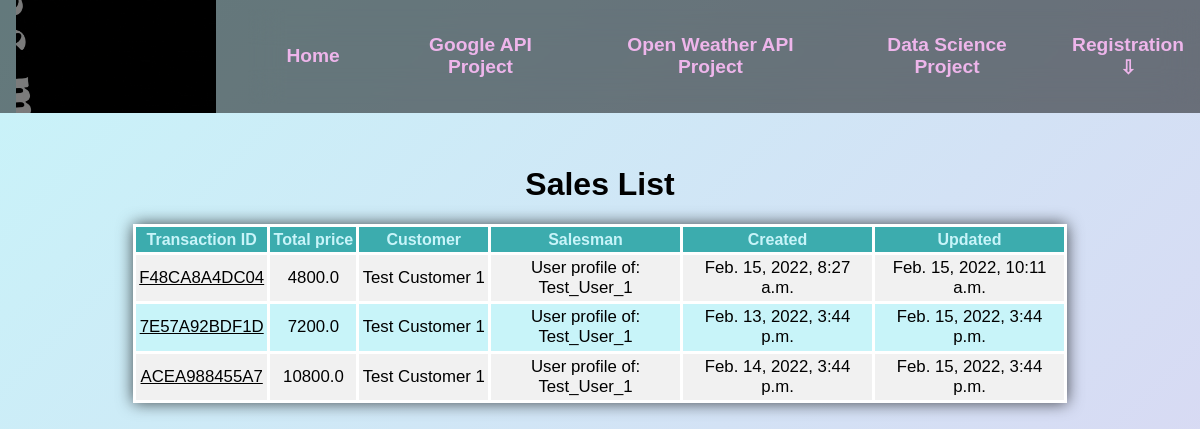
The page /datascience/sales_list/ on the database as committed earlier.
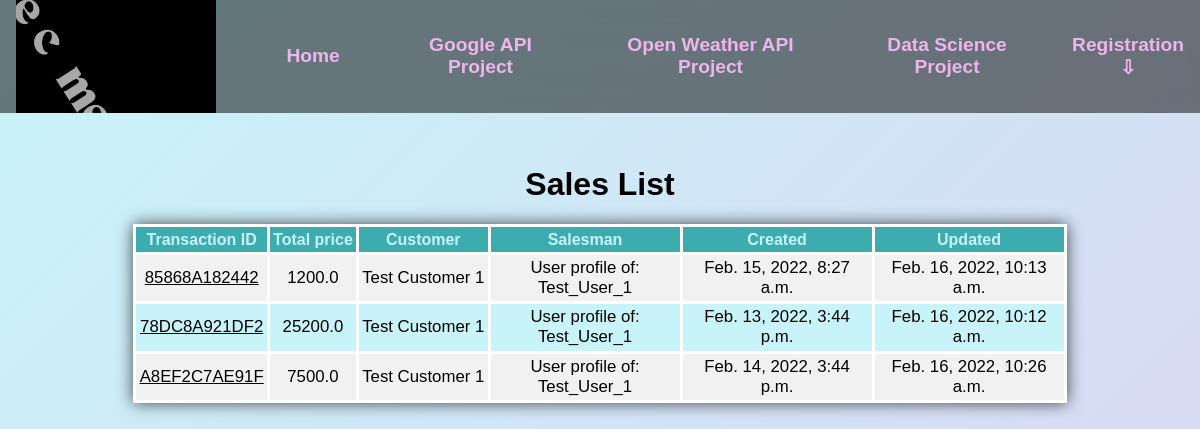
The same page on the database as committed later.
### datascience/models.py (models this page shows, shortened)
class Sale(models.Model):
    transaction_id = models.CharField(max_length=12, blank=True) # we will create a function to generate it automaticly
    positions = models.ManyToManyField(Position) # the list of positions that we are including in the sale object
    total_price = models.FloatField(blank=True, null=True)
    customer = models.ForeignKey(Customer, on_delete=models.CASCADE)
    salesman = models.ForeignKey(UserProfile, on_delete=models.CASCADE)
    created = models.DateTimeField(blank=True, null=True) # blank=True, null=True in order to see them in Django admin
    updated = models.DateTimeField(auto_now=True)
    def get_absolute_url(self):
        return reverse("datascience:sale_details", kwargs={"pk": self.pk})

class Customer(models.Model):
    name = models.CharField(max_length=100)
    def __str__(self) -> str:
        return str(self.name)

### registration/models.py (models this page shows)
class UserProfile(models.Model):
    created_at = models.DateTimeField(auto_now_add=True)
    updated_at = models.DateTimeField(auto_now=True)
    user = models.OneToOneField(User, on_delete=models.CASCADE)
    address = models.CharField(max_length=120, null=True, blank=True)
    town = models.CharField(max_length=60, null=True, blank=True)
    county = models.CharField(max_length=60, null=True, blank=True)
    postal_code = models.CharField(max_length=8, null=True, blank=True)
    country = models.CharField(max_length=60, null=True, blank=True)
    longitude = models.CharField(max_length=50, null=True, blank=True)
    latitude = models.CharField(max_length=50, null=True, blank=True)
    recaptcha_score = models.FloatField(default=0.0)
    has_profile = models.BooleanField(default=False)
    is_active = models.BooleanField(default=True)
    def __str__(self) -> str:
        return f"User profile of: {self.user.username}"

### datascience/views.py (the view)
# urls.py: path("sales_list/", views.SaleListView.as_view(), name="sales_list"),
class SaleListView(ListView):
    model = Sale
    template_name = "datascience/sales/sales_list.html"

### templates/datascience/sales/sales_list.html
{% extends 'base.html' %}
{% load static %}
{% block content %}
<div class="align-center">
    <h1>Sales List</h1>
    <table>
        <thead>
            <tr>
                <th>Transaction ID</th>
                <th>Total price</th>
                <th>Customer</th>
                <th>Salesman</th>
                <th>Created</th>
                <th>Updated</th>
            </tr>
        </thead>
        <tbody>
            {% for obj in object_list %}
            <tr>
                <td><a href="{{obj.get_absolute_url}}">{{obj.transaction_id}}</a></td>
                <td>{{obj.total_price}}</td>
                <td>{{obj.customer}}</td>
                <td>{{obj.salesman}}</td>
                <td>{{obj.created}}</td>
                <td>{{obj.updated}}</td>
            </tr>
            {% endfor %}
        </tbody>
    </table>
</div>
{% endblock %}

### templates/base.html (shortened to what this page needs)
{% load static %}
<!DOCTYPE html>
<html>
  <head>
      <link rel="stylesheet" href="{% static 'css/main.css' %}"/>
      <link rel="stylesheet" href="{% static 'css/registration.css' %}"/>
      <link rel="stylesheet" href="{% static 'css/standard_buttons.css' %}">
      <link rel="stylesheet" href="https://pro.fontawesome.com/releases/v5.10.0/css/all.css"
/>
      <link rel="stylesheet" href="{% static 'css/google_fonts.css' %}">
      <link rel="stylesheet" id="themeStylesheetLink" href="{% static 'css/themes/default.css' %}">
    <link rel="stylesheet"
          href="https://cdnjs.cloudflare.com/ajax/libs/toastr.js/latest/toastr.css"
 />
    <link rel="stylesheet" href="https://unpkg.com/dropzone@5/dist/min/dropzone.min.css" type="text/css" />
  </head>
  <body>
    {% include 'partials/nav.html' %}
    <div>
      {% block content %}
      {% endblock %}
    </div>
  </body>
</html>

### templates/partials/nav.html (shortened to what this page needs)
{% load static %}
<div class="primary-header flex">
  <div>
    <a href="{% url 'homepage' %}">
      <img src="{% static 'homepage/logo.gif' %}" alt="logo" class="logo">
    </a>
  </div>
  <nav>
    <ul id="primary-navigation" data-visible="false" class="primary-navigation flex">
      <li>
        <a href="{% url 'homepage' %}">Home</a>
      </li>
      <li>
        <a href="{% url 'googleapi:route' %}">Google API Project</a>
      </li>
      <li>
        <a href="{% url 'openweatherapi:openweather' %}">Open Weather API Project</a>
      </li>
      <li>
        <a href="{% url 'datascience:datascience_home' %}">Data Science Project</a>
      </li>
      <div class="dropdown-container" data-dropdown>
        <button class="flex-row-container" data-dropdown-button>
            Registration ⇩
        </button>
    </div>
    </ul>
  </nav>
</div>

### static/css/main.css (style rules this page uses)
html { min-width: fit-content; }
body { display: flex; flex-direction: column; background: linear-gradient( -45deg, var(--primary-color-light), var(--secondary-color-light), var(--primary-color-light) ); background-size: 400% 400%; position: relative; animation: animated-background 30s ease-in-out infinite; height: 100vh; width: 100vw; font-family: Helvetica, sans-serif; min-width: fit-content; color: var(--text-color); padding: 0; margin: 0; }
img { display: block; max-width: 100%; }
.align-center { display: flex; flex-direction: column; align-items: center; justify-content: center; text-align: center; }
.flex-row-container { display: flex; flex-direction: row; align-items: center; justify-content: center; text-align: center; }
a { color: inherit; }
.flex { display: flex; gap: var(--gap, 2rem); }
.logo { max-width: 200px; max-height: 200px; margin-left: 1rem; }
.primary-header { display: flex; align-items: center; justify-content: space-between; background-color: var(--navbar-background-color); margin-bottom: 2rem; min-width: fit-content; z-index: 9999; }
.primary-navigation { list-style: none; padding: 1rem; font-size: 1.2rem; font-weight: bold; color: var(--navbar-text-color); margin: auto; backdrop-filter: blur(1rem); text-align: center; align-items: center; justify-content: center; }
nav ul li .dropdown-container, nav ul li a { display: flex; padding: 0.6rem 1.4rem; border-radius: 2rem; text-align: center; align-items: center; justify-content: center; margin: auto; }
.primary-navigation a { text-decoration: none; }
.dropdown-container { position: relative; }
.dropdown-container button { background: none; color: inherit; border: none; padding: 0; font: inherit; cursor: pointer; outline: inherit; }
.dataTable, table { font-size: 1.05rem; min-width: 25rem; max-width: 95%; border-radius: 0.3rem 0.3rem 0 0; box-shadow: 0 0 1rem var(--table-and-form-box-shadow); margin: auto; border-collapse: collapse; max-width: 95vw; margin-bottom: 1rem; }
.dataTable thead tr, table thead tr { background-color: var(--primary-color); color: var(--primary-color-light); text-align: center; font-weight: bold; font-size: 1rem; }
.dataTable th, .dataTable td, table th, table td { padding: 0.2rem; border: 0.2rem solid var(--form-and-table-borders); min-width: 3rem; word-wrap: break-word; max-width: 12rem; }
.dataTable tbody tr:nth-of-type(even), table tbody tr:nth-of-type(even) { background-color: var(--primary-color-light); }
.dataTable tbody tr:nth-of-type(odd), table tbody tr:nth-of-type(odd) { background-color: var(--tertiary-color); }

### static/css/themes/default.css (style rules this page uses)
:root { --text-color: black; --text-color-hover: black; --primary-color: #3cacae; --primary-color-light: #c8f4f9; --secondary-color: #c26dbc; --secondary-color-light: #eeb5eb; --tertiary-color: #f1f1f1; --navbar-background-color: rgba(0, 0, 0, 0.5); --navbar-hover-over-items: rgba(0, 0, 0, 0.7); --navbar-text-color: #eeb5eb; --form-background: rgba(0, 0, 0, 0.4); --form-and-table-borders: white; --mobile-navabar-burger-button-color: #fff; --table-and-form-box-shadow: rgba(0, 0, 0, 0.7); }

Rows that differ between the two databases and show on the page:
changed Sale: transaction_id "F48CA8A4DC04" → "85868A182442"; total_price "4800.0" → "1200.0"; updated "Feb. 15, 2022, 10:11 a.m." → "Feb. 16, 2022, 10:13 a.m."
changed Sale: transaction_id "7E57A92BDF1D" → "78DC8A921DF2"; total_price "7200.0" → "25200.0"; updated "Feb. 15, 2022, 3:44 p.m." → "Feb. 16, 2022, 10:12 a.m."
changed Sale: transaction_id "ACEA988455A7" → "A8EF2C7AE91F"; total_price "10800.0" → "7500.0"; updated "Feb. 15, 2022, 3:44 p.m." → "Feb. 16, 2022, 10:26 a.m."
